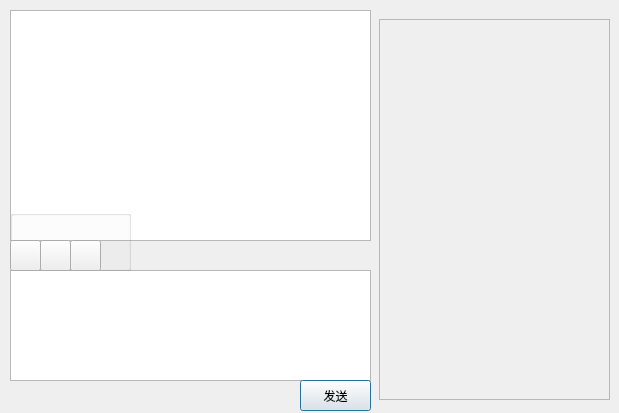
<?xml version="1.0" encoding="UTF-8"?>
<ui version="4.0">
 <class>ChatGroup</class>
 <widget class="QDialog" name="ChatGroup">
  <property name="geometry">
   <rect>
    <x>0</x>
    <y>0</y>
    <width>619</width>
    <height>413</height>
   </rect>
  </property>
  <property name="windowTitle">
   <string>Dialog</string>
  </property>
  <widget class="QTextEdit" name="te_chat">
   <property name="geometry">
    <rect>
     <x>10</x>
     <y>270</y>
     <width>361</width>
     <height>111</height>
    </rect>
   </property>
  </widget>
  <widget class="QPushButton" name="pb_send">
   <property name="geometry">
    <rect>
     <x>300</x>
     <y>380</y>
     <width>71</width>
     <height>31</height>
    </rect>
   </property>
   <property name="text">
    <string>发送</string>
   </property>
  </widget>
  <widget class="QTextBrowser" name="tb_chat">
   <property name="geometry">
    <rect>
     <x>10</x>
     <y>10</y>
     <width>361</width>
     <height>231</height>
    </rect>
   </property>
  </widget>
  <widget class="QGroupBox" name="groupBox">
   <property name="geometry">
    <rect>
     <x>10</x>
     <y>210</y>
     <width>121</width>
     <height>61</height>
    </rect>
   </property>
   <property name="title">
    <string/>
   </property>
   <widget class="QPushButton" name="pb_tool2">
    <property name="geometry">
     <rect>
      <x>30</x>
      <y>30</y>
      <width>31</width>
      <height>31</height>
     </rect>
    </property>
    <property name="text">
     <string/>
    </property>
   </widget>
   <widget class="QPushButton" name="pb_tool1">
    <property name="geometry">
     <rect>
      <x>0</x>
      <y>30</y>
      <width>31</width>
      <height>31</height>
     </rect>
    </property>
    <property name="text">
     <string/>
    </property>
   </widget>
   <widget class="QPushButton" name="pb_tool3">
    <property name="geometry">
     <rect>
      <x>60</x>
      <y>30</y>
      <width>31</width>
      <height>31</height>
     </rect>
    </property>
    <property name="text">
     <string/>
    </property>
   </widget>
  </widget>
  <widget class="QScrollArea" name="scrollArea">
   <property name="geometry">
    <rect>
     <x>379</x>
     <y>19</y>
     <width>231</width>
     <height>381</height>
    </rect>
   </property>
   <property name="widgetResizable">
    <bool>true</bool>
   </property>
   <widget class="QWidget" name="scrollAreaWidgetContents">
    <property name="geometry">
     <rect>
      <x>0</x>
      <y>0</y>
      <width>229</width>
      <height>379</height>
     </rect>
    </property>
    <layout class="QVBoxLayout" name="verticalLayout">
     <item>
      <widget class="QWidget" name="wdg_member" native="true"/>
     </item>
     <item>
      <spacer name="verticalSpacer">
       <property name="orientation">
        <enum>Qt::Vertical</enum>
       </property>
       <property name="sizeHint" stdset="0">
        <size>
         <width>20</width>
         <height>342</height>
        </size>
       </property>
      </spacer>
     </item>
    </layout>
   </widget>
  </widget>
 </widget>
 <resources/>
 <connections/>
</ui>
